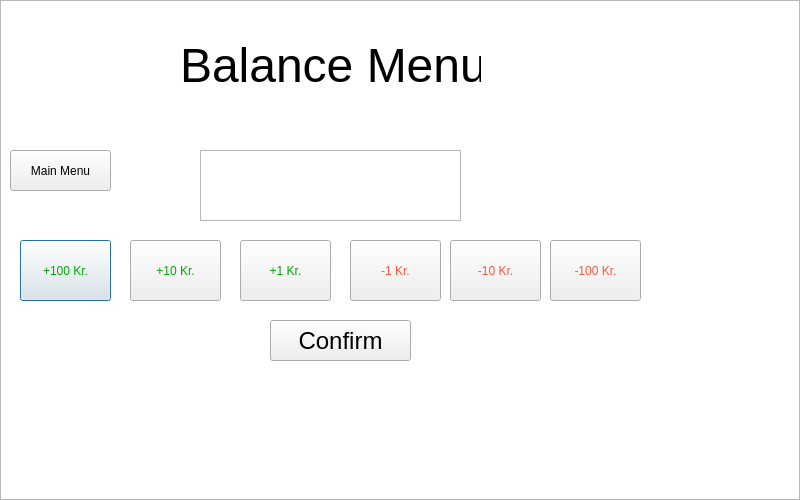
<?xml version="1.0" encoding="UTF-8"?>
<ui version="4.0">
 <class>BalanceMenu</class>
 <widget class="QDialog" name="BalanceMenu">
  <property name="geometry">
   <rect>
    <x>0</x>
    <y>0</y>
    <width>800</width>
    <height>500</height>
   </rect>
  </property>
  <property name="windowTitle">
   <string>Dialog</string>
  </property>
  <widget class="QTextBrowser" name="textBrowser">
   <property name="geometry">
    <rect>
     <x>0</x>
     <y>0</y>
     <width>800</width>
    <height>500</height>
    </rect>
   </property>
  </widget>
  <widget class="QLabel" name="label">
   <property name="geometry">
    <rect>
     <x>180</x>
     <y>20</y>
     <width>301</width>
     <height>91</height>
    </rect>
   </property>
   <property name="font">
    <font>
     <pointsize>36</pointsize>
    </font>
   </property>
   <property name="text">
    <string>Balance Menu</string>
   </property>
  </widget>
  <widget class="QTextBrowser" name="textBrowserAmountOfMoney">
   <property name="geometry">
    <rect>
     <x>200</x>
     <y>150</y>
     <width>261</width>
     <height>71</height>
    </rect>
   </property>
  </widget>
  <widget class="QPushButton" name="pushButtonMoney100">
   <property name="geometry">
    <rect>
     <x>20</x>
     <y>240</y>
     <width>91</width>
     <height>61</height>
    </rect>
   </property>
   <property name="styleSheet">
    <string notr="true">color: rgb(0, 170, 0);</string>
   </property>
   <property name="text">
    <string>+100 Kr.</string>
   </property>
  </widget>
  <widget class="QPushButton" name="pushButtonMoney10">
   <property name="geometry">
    <rect>
     <x>130</x>
     <y>240</y>
     <width>91</width>
     <height>61</height>
    </rect>
   </property>
   <property name="styleSheet">
    <string notr="true">color: rgb(0, 170, 0);</string>
   </property>
   <property name="text">
    <string>+10 Kr.</string>
   </property>
  </widget>
  <widget class="QPushButton" name="pushButtonMoney1">
   <property name="geometry">
    <rect>
     <x>240</x>
     <y>240</y>
     <width>91</width>
     <height>61</height>
    </rect>
   </property>
   <property name="styleSheet">
    <string notr="true">color: rgb(0, 170, 0);
</string>
   </property>
   <property name="text">
    <string>+1 Kr.</string>
   </property>
  </widget>
  <widget class="QPushButton" name="pushButtonMoneyMinus1">
   <property name="geometry">
    <rect>
     <x>350</x>
     <y>240</y>
     <width>91</width>
     <height>61</height>
    </rect>
   </property>
   <property name="styleSheet">
    <string notr="true">color: rgb(255, 86, 64);</string>
   </property>
   <property name="text">
    <string>-1 Kr.</string>
   </property>
  </widget>
  <widget class="QPushButton" name="pushButtonMoneyMinus10">
   <property name="geometry">
    <rect>
     <x>450</x>
     <y>240</y>
     <width>91</width>
     <height>61</height>
    </rect>
   </property>
   <property name="styleSheet">
    <string notr="true">color: rgb(255, 86, 64);</string>
   </property>
   <property name="text">
    <string>-10 Kr.</string>
   </property>
  </widget>
  <widget class="QPushButton" name="pushButtonMoneyMinus100">
   <property name="geometry">
    <rect>
     <x>550</x>
     <y>240</y>
     <width>91</width>
     <height>61</height>
    </rect>
   </property>
   <property name="styleSheet">
    <string notr="true">color: rgb(255, 86, 64);</string>
   </property>
   <property name="text">
    <string>-100 Kr.</string>
   </property>
  </widget>
  <widget class="QPushButton" name="pushButtonConfirm">
   <property name="geometry">
    <rect>
     <x>270</x>
     <y>320</y>
     <width>141</width>
     <height>41</height>
    </rect>
   </property>
   <property name="font">
    <font>
     <pointsize>18</pointsize>
    </font>
   </property>
   <property name="text">
    <string>Confirm</string>
   </property>
  </widget>
  <widget class="QPushButton" name="pushButton">
   <property name="geometry">
    <rect>
     <x>10</x>
     <y>150</y>
     <width>101</width>
     <height>41</height>
    </rect>
   </property>
   <property name="text">
    <string>Main Menu</string>
   </property>
  </widget>
 </widget>
 <resources/>
 <connections/>
</ui>
